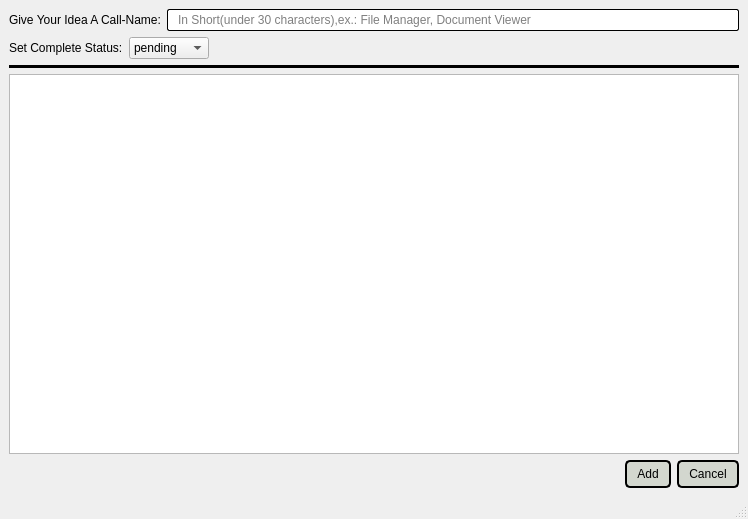
<?xml version="1.0" encoding="UTF-8"?>
<ui version="4.0">
 <class>MainWindow</class>
 <widget class="QMainWindow" name="MainWindow">
  <property name="geometry">
   <rect>
    <x>0</x>
    <y>0</y>
    <width>748</width>
    <height>519</height>
   </rect>
  </property>
  <property name="minimumSize">
   <size>
    <width>748</width>
    <height>519</height>
   </size>
  </property>
  <property name="maximumSize">
   <size>
    <width>748</width>
    <height>519</height>
   </size>
  </property>
  <property name="windowTitle">
   <string>Idea Details</string>
  </property>
  <property name="styleSheet">
   <string notr="true">QLabel{
font: 13pt &quot;URW Gothic L&quot;;
}

QPushButton{
border: 2px solid black;
border-radius: 5px 5px;
padding: 5px 10px;
background-color: rgb(211, 215, 207);
}

QPushButton:hover:!pressed{
background-color: rgb(46, 52, 54);
color: rgb(238, 238, 236);
}
QLineEdit{
border: 1px solid black;
border-radius: 2px 2px;
}
QPushbutton:pressed{
border: 1px solid black;
border-radius: 3px 5px;
padding: 3px 7px;
background-color: rgb(211, 215, 207);
}</string>
  </property>
  <widget class="QWidget" name="centralwidget">
   <layout class="QGridLayout" name="gridLayout">
    <item row="4" column="0">
     <spacer name="horizontalSpacer_2">
      <property name="orientation">
       <enum>Qt::Horizontal</enum>
      </property>
      <property name="sizeHint" stdset="0">
       <size>
        <width>40</width>
        <height>20</height>
       </size>
      </property>
     </spacer>
    </item>
    <item row="4" column="1">
     <widget class="QPushButton" name="pushButton_add">
      <property name="maximumSize">
       <size>
        <width>150</width>
        <height>16777215</height>
       </size>
      </property>
      <property name="text">
       <string>Add</string>
      </property>
     </widget>
    </item>
    <item row="4" column="2">
     <widget class="QPushButton" name="pushButton_cancel">
      <property name="text">
       <string>Cancel</string>
      </property>
     </widget>
    </item>
    <item row="3" column="0" colspan="3">
     <widget class="QTextEdit" name="textEdit_details"/>
    </item>
    <item row="0" column="0" colspan="3">
     <layout class="QHBoxLayout" name="horizontalLayout">
      <item>
       <widget class="QLabel" name="label">
        <property name="text">
         <string>Give Your Idea A Call-Name:</string>
        </property>
       </widget>
      </item>
      <item>
       <widget class="QLineEdit" name="lineEdit_projectname">
        <property name="styleSheet">
         <string notr="true">padding: 2px 8px;</string>
        </property>
        <property name="inputMask">
         <string/>
        </property>
        <property name="placeholderText">
         <string>In Short(under 30 characters),ex.: File Manager, Document Viewer</string>
        </property>
       </widget>
      </item>
     </layout>
    </item>
    <item row="1" column="0" colspan="3">
     <layout class="QHBoxLayout" name="horizontalLayout_2">
      <item>
       <widget class="QLabel" name="label_2">
        <property name="maximumSize">
         <size>
          <width>200</width>
          <height>16777215</height>
         </size>
        </property>
        <property name="text">
         <string>Set Complete Status:</string>
        </property>
       </widget>
      </item>
      <item>
       <widget class="QComboBox" name="comboBox_completestatus">
        <property name="maximumSize">
         <size>
          <width>150</width>
          <height>16777215</height>
         </size>
        </property>
        <item>
         <property name="text">
          <string>pending</string>
         </property>
        </item>
        <item>
         <property name="text">
          <string>complete</string>
         </property>
        </item>
       </widget>
      </item>
      <item>
       <spacer name="horizontalSpacer">
        <property name="orientation">
         <enum>Qt::Horizontal</enum>
        </property>
        <property name="sizeHint" stdset="0">
         <size>
          <width>40</width>
          <height>20</height>
         </size>
        </property>
       </spacer>
      </item>
     </layout>
    </item>
    <item row="2" column="0" colspan="3">
     <widget class="Line" name="line">
      <property name="frameShadow">
       <enum>QFrame::Plain</enum>
      </property>
      <property name="lineWidth">
       <number>3</number>
      </property>
      <property name="orientation">
       <enum>Qt::Horizontal</enum>
      </property>
     </widget>
    </item>
   </layout>
  </widget>
  <widget class="QStatusBar" name="statusbar"/>
 </widget>
 <tabstops>
  <tabstop>lineEdit_projectname</tabstop>
  <tabstop>comboBox_completestatus</tabstop>
  <tabstop>textEdit_details</tabstop>
  <tabstop>pushButton_add</tabstop>
  <tabstop>pushButton_cancel</tabstop>
 </tabstops>
 <resources/>
 <connections/>
</ui>
